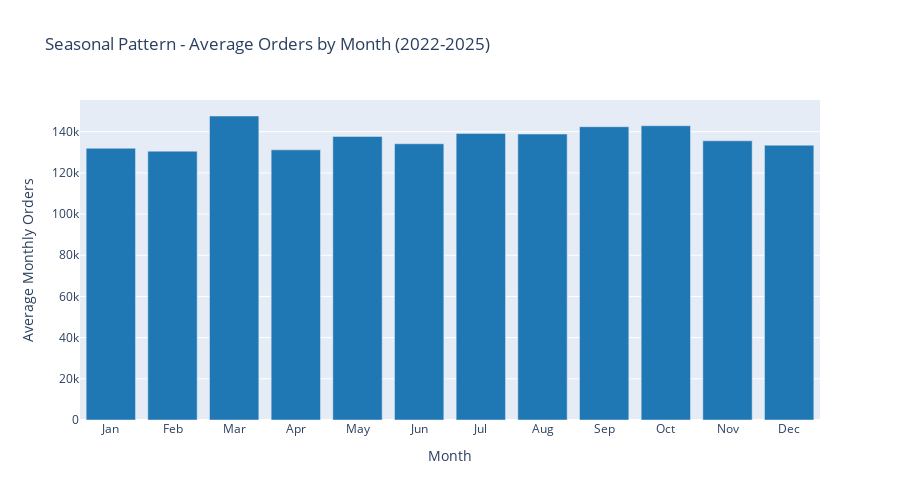

Source (notebook cell):
### Markdown cell above
## Section 8: Seasonality Analysis

Identify seasonal patterns in the data.

### Code cell
# Extract month from date
company_ts['month'] = company_ts['date'].dt.month
company_ts['year'] = company_ts['date'].dt.year

# Calculate monthly averages
# Use total_km_billed if available, otherwise use total_km
km_col = 'total_km_billed' if 'total_km_billed' in company_ts.columns else 'total_km'
monthly_avg = company_ts.groupby('month').agg({
    'total_orders': 'mean',
    km_col: 'mean',
    'total_drivers': 'mean'
}).reset_index()

# Month names
month_names = ['Jan', 'Feb', 'Mar', 'Apr', 'May', 'Jun', 
               'Jul', 'Aug', 'Sep', 'Oct', 'Nov', 'Dec']
monthly_avg['month_name'] = monthly_avg['month'].apply(lambda x: month_names[x-1])

# Create seasonality chart
fig = go.Figure()

fig.add_trace(
    go.Bar(
        x=monthly_avg['month_name'],
        y=monthly_avg['total_orders'],
        name='Avg Orders',
        marker_color='#1f77b4'
    )
)

fig.update_layout(
    title="Seasonal Pattern - Average Orders by Month (2022-2025)",
    xaxis_title="Month",
    yaxis_title="Average Monthly Orders",
    height=500
)

fig.show()

# Identify peak and low months
peak_month = monthly_avg.loc[monthly_avg['total_orders'].idxmax(), 'month_name']
low_month = monthly_avg.loc[monthly_avg['total_orders'].idxmin(), 'month_name']

print(f"\nSeasonality Insights:")
print(f"  Peak month: {peak_month} ({monthly_avg['total_orders'].max():.0f} orders)")
print(f"  Low month: {low_month} ({monthly_avg['total_orders'].min():.0f} orders)")
print(f"  Seasonal variation: {(monthly_avg['total_orders'].max() / monthly_avg['total_orders'].min() - 1) * 100:.1f}%")

### Figure 1 — Plotly figure (JSON) as saved in the notebook; plotly's stock layout.template omitted (floating-point values rounded to 4 significant figures)
{"data": [{"marker": {"color": "#1f77b4"}, "name": "Avg Orders", "type": "bar", "x": ["Jan", "Feb", "Mar", "Apr", "May", "Jun", "Jul", "Aug", "Sep", "Oct", "Nov", "Dec"], "y": [132000.0, 130600.0, 147600.0, 131200.0, 137700.0, 134200.0, 139200.0, 138900.0, 142400.0, 142900.0, 135600.0, 133500.0]}], "layout": {"height": 500, "title": {"text": "Seasonal Pattern - Average Orders by Month (2022-2025)"}, "xaxis": {"title": {"text": "Month"}}, "yaxis": {"title": {"text": "Average Monthly Orders"}}}}
